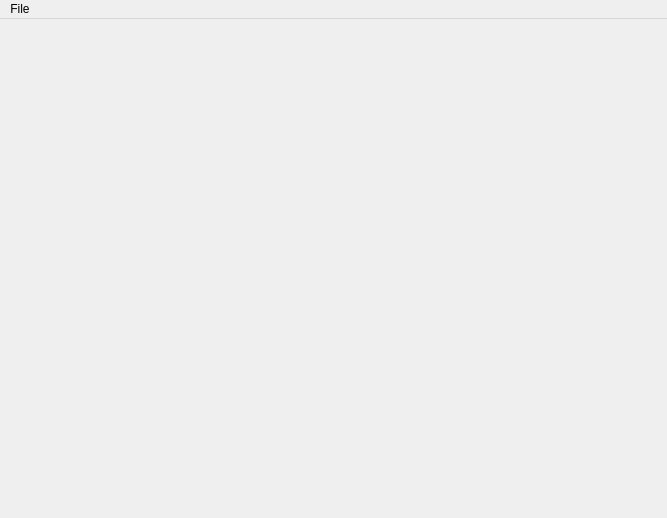
<?xml version="1.0" encoding="UTF-8"?>
<ui version="4.0">
 <class>MainWindow</class>
 <widget class="QMainWindow" name="MainWindow">
  <property name="geometry">
   <rect>
    <x>0</x>
    <y>0</y>
    <width>667</width>
    <height>518</height>
   </rect>
  </property>
  <property name="windowTitle">
   <string>MainWindow</string>
  </property>
  <widget class="QWidget" name="centralWidget"/>
  <widget class="QMenuBar" name="menuBar">
   <property name="geometry">
    <rect>
     <x>0</x>
     <y>0</y>
     <width>667</width>
     <height>22</height>
    </rect>
   </property>
   <widget class="QMenu" name="menuFile">
    <property name="title">
     <string>File</string>
    </property>
    <addaction name="actionSave_as_SVG"/>
   </widget>
   <addaction name="menuFile"/>
  </widget>
  <action name="actionSave_as_SVG">
   <property name="text">
    <string>Save as SVG</string>
   </property>
  </action>
 </widget>
 <layoutdefault spacing="6" margin="11"/>
 <resources/>
 <connections/>
</ui>
